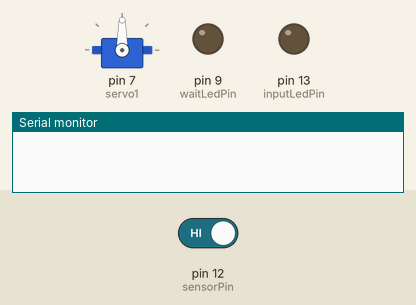
Simulated run of this sketch. Board: Arduino Uno, built with avr-gcc and run on an emulated ATmega328P. Shown: servo, output pins drawn as LEDs (lit = HIGH), the last lines printed to the serial monitor. The inputs (shaded band) are chosen by the test bench; at power-on: pin 12 (sensorPin) HIGH.

Above: at 1.2 s.
1.3 s: pin 12 (sensorPin) driven LOW
At 2.3 s:
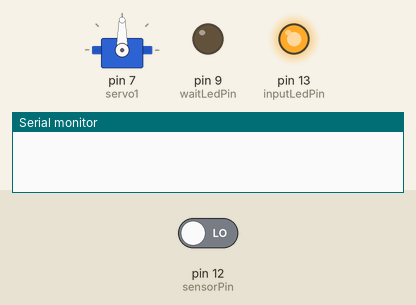
2.9 s: pin 12 (sensorPin) driven HIGH
At 6.9 s:
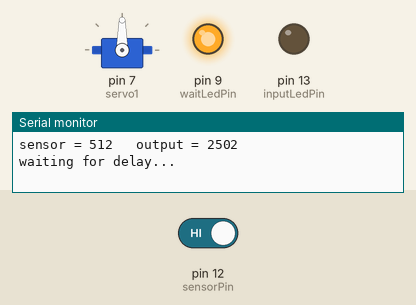
At 8.72 s:
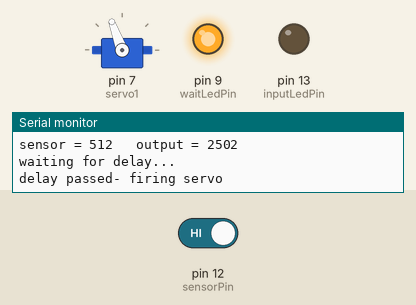
Timing chart, 0 to 12.5 s (numbered marks = the images above; inputs shaded):
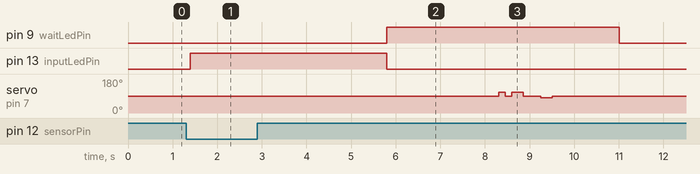

The sketch:

CPSC581_Project3.ino
```cpp
#include <Servo.h>

const int inputLedPin=13;
const int waitLedPin=9;
const int sensorPin= 12;
const int analogPin = A0;
bool inputState =0;
int sensorValue = 0;
int outputValue = 0;
bool hasInput = 0;

unsigned long prevMillis = 0;
unsigned long currMillis = 0;
const int interval = 3000;

Servo servo1;

void setup(){
  pinMode(inputLedPin, OUTPUT);
  pinMode(waitLedPin, OUTPUT);
  pinMode(sensorPin, INPUT);
  servo1.attach(7);
  servo1.write(90);
  Serial.begin (9600);
}

void loop (){

  //check if currently receiving input
  //if so, wait three seconds and check again a few times
  //if no input send a signal

  inputState = digitalRead(sensorPin);

  currMillis = millis();
  // when the sensor detects a signal above the threshold value, LED flashes
  //sensor writes LOW when receiving signal
  if (inputState==LOW) {
    hasInput = 1;
    prevMillis = currMillis;
    digitalWrite(inputLedPin, HIGH);
    //Serial.println("input start");

  }
  else if(hasInput){
    if(currMillis - prevMillis >=interval){//amount of time has passed since recieving input
      hasInput = 0;
      digitalWrite(inputLedPin, LOW);
      digitalWrite(waitLedPin, HIGH);

      //read delay from potentiometer
      sensorValue = analogRead(analogPin);
      outputValue = map(sensorValue, 0, 1023, 0, 5000);
      Serial.print("sensor = " );
      Serial.print(sensorValue);
      Serial.print("\t output = ");
      Serial.println(outputValue);

      Serial.println("waiting for delay...");
      delay(outputValue);
      Serial.println("delay passed- firing servo");

      servo1.write(110);//drum hit 1
      delay(150);
      servo1.write(90);//move back
      delay(150);
      servo1.write(110);//drum hit 2
      delay(250);
      servo1.write(90);//move back
      delay(400);
      servo1.write(80);//cymbal hit
      delay(250);
      servo1.write(90);//reset position
      delay(1500);//wait so sound sensor isn't triggered by sound from drums or servos
      digitalWrite(waitLedPin, LOW);
      Serial.println("ba dum tish");
    }
  }
  else {
    digitalWrite(inputLedPin, LOW);
  }
  delay(200);//wait a little for analog stuff to settle
}
```

Measured:
- after the input at 1.3 s, pin 13 (inputLedPin): LOW → HIGH after 0.10 s
- after the input at 2.9 s, pin 9 (waitLedPin): LOW → HIGH after 2.9 s, → LOW 5.2 s later; pin 13 (inputLedPin): HIGH → LOW after 2.9 s; servo on pin 7 (servo1): 90° → 110° after 5.4 s, → 90° 0.15 s later, → 110° 0.15 s later, → 90° 0.25 s later, … (6 changes in this stretch)
